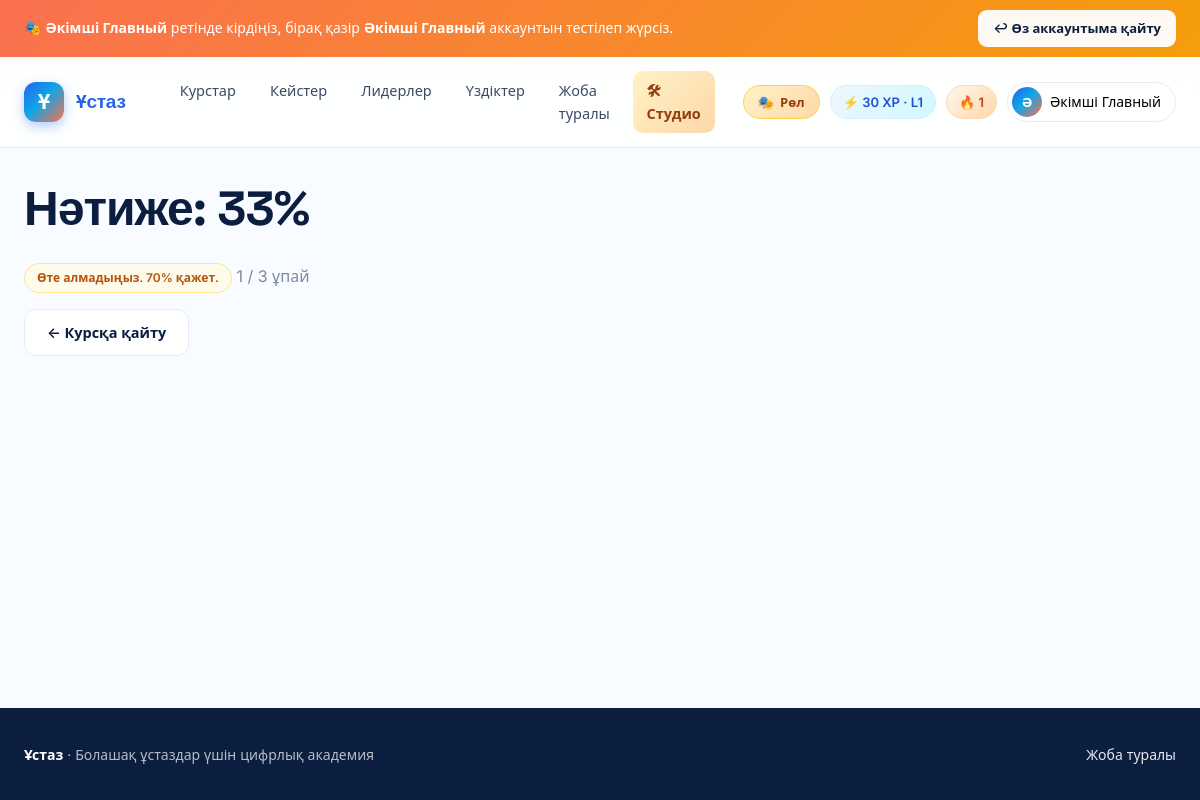
The page /assessments/attempt/3/result/ (signed in) on the database its author committed.
### accounts/models.py (models this page shows, shortened)
class User(AbstractUser):
    class Role(models.TextChoices):
        STUDENT = "student", "Студент"
        METHODIST = "methodist", "Методист"
        ADMIN = "admin", "Әкімші"
    email = models.EmailField(blank=True)
    role = models.CharField(max_length=16, choices=Role.choices, default=Role.STUDENT)
    avatar = models.ImageField(upload_to="avatars/", blank=True, null=True)
    bio = models.TextField(blank=True)
    university = models.ForeignKey(
        University, on_delete=models.SET_NULL, null=True, blank=True, related_name="students"
    )
    region = models.ForeignKey(
        Region, on_delete=models.SET_NULL, null=True, blank=True, related_name="users"
    )
    specialty = models.ForeignKey(
        Specialty, on_delete=models.SET_NULL, null=True, blank=True, related_name="users"
    )
    year_of_study = models.PositiveSmallIntegerField(null=True, blank=True)
    locale = models.CharField(max_length=8, default="kk")
    is_profile_public = models.BooleanField(default=True)
    last_seen = models.DateTimeField(null=True, blank=True)
    REQUIRED_FIELDS = []
    @property
    def display_name(self):
        return self.get_full_name() or self.username

### gamification/models.py (models this page shows, shortened)
class Profile(models.Model):
    user = models.OneToOneField(
        settings.AUTH_USER_MODEL, on_delete=models.CASCADE, related_name="gprofile"
    )
    xp = models.PositiveIntegerField(default=0)
    level = models.PositiveSmallIntegerField(default=1)
    weekly_xp = models.PositiveIntegerField(default=0)
    monthly_xp = models.PositiveIntegerField(default=0)
    last_week_reset = models.DateField(null=True, blank=True)
    last_month_reset = models.DateField(null=True, blank=True)

class Streak(models.Model):
    user = models.OneToOneField(
        settings.AUTH_USER_MODEL, on_delete=models.CASCADE, related_name="streak"
    )
    current = models.PositiveIntegerField(default=0)
    longest = models.PositiveIntegerField(default=0)
    last_activity_date = models.DateField(null=True, blank=True)
    freezes_available = models.PositiveSmallIntegerField(default=2)
    freezes_used_month = models.PositiveSmallIntegerField(default=0)
    month_marker = models.DateField(null=True, blank=True)

### assessments/models.py (models this page shows, shortened)
class Attempt(models.Model):
    class Status(models.TextChoices):
        IN_PROGRESS = "in_progress", "Жүруде"
        SUBMITTED = "submitted", "Тапсырылды"
        EXPIRED = "expired", "Уақыты бітті"
    quiz = models.ForeignKey(Quiz, on_delete=models.CASCADE, related_name="attempts")
    user = models.ForeignKey(
        settings.AUTH_USER_MODEL, on_delete=models.CASCADE, related_name="attempts"
    )
    started_at = models.DateTimeField(auto_now_add=True)
    submitted_at = models.DateTimeField(null=True, blank=True)
    status = models.CharField(max_length=16, choices=Status.choices, default=Status.IN_PROGRESS)
    score_pct = models.PositiveSmallIntegerField(default=0)
    points_earned = models.PositiveIntegerField(default=0)
    points_max = models.PositiveIntegerField(default=0)
    questions_snapshot = models.JSONField(default=list, blank=True)
    answers = models.JSONField(default=dict, blank=True)
    results = models.JSONField(default=dict, blank=True)
    class Meta:
        ordering = ["-started_at"]
    @property
    def is_passed(self):
        return self.status == self.Status.SUBMITTED and self.score_pct >= self.quiz.pass_pct

class Quiz(models.Model):
    class Kind(models.TextChoices):
        MODULE = "module", "Модуль тесті"
        FINAL = "final", "Финалдық емтихан"
    course = models.ForeignKey(Course, on_delete=models.CASCADE, related_name="quizzes")
    module = models.OneToOneField(
        Module, on_delete=models.CASCADE, null=True, blank=True, related_name="quiz"
    )
    kind = models.CharField(max_length=16, choices=Kind.choices, default=Kind.MODULE)
    title = models.CharField(max_length=255)
    description = models.TextField(blank=True)
    time_limit_minutes = models.PositiveIntegerField(default=0, help_text="0 = шектеусіз")
    pass_pct = models.PositiveSmallIntegerField(default=70)
    cooldown_minutes = models.PositiveIntegerField(default=30)
    question_count_override = models.PositiveIntegerField(
        default=0, help_text="0 = барлық сұрақтар; әйтпесе кездейсоқ N таңдалады"
    )
    is_published = models.BooleanField(default=True)
    class Meta:
        ordering = ["course", "kind"]
        verbose_name_plural = "Quizzes"

### assessments/views.py (the view)
# urls.py: path("attempt/<int:attempt_id>/result/", views.attempt_result, name="attempt_result"),
@login_required
def attempt_result(request, attempt_id):
    attempt = get_object_or_404(Attempt, pk=attempt_id, user=request.user)
    from .models import Question
    questions = {
        q.id: q for q in Question.objects.filter(id__in=attempt.questions_snapshot)
        .prefetch_related("choices")
    }
    ordered = [questions[qid] for qid in attempt.questions_snapshot if qid in questions]
    return render(
        request,
        "assessments/attempt_result.html",
        {"attempt": attempt, "questions": ordered},
    )

### courses/models.py (called while the page is built)
    def get_absolute_url(self):
        return reverse("courses:detail", args=[self.slug])

### templates/assessments/attempt_result.html (shortened to what this page needs)
{% extends "base.html" %}
{% load ustaz_tags %}
{% block content %}
<div class="container">
  <h1>Нәтиже: {{ attempt.score_pct }}%</h1>
  <p>
    {% if attempt.is_passed %}
      <span class="pill pill-success">✓ Өттіңіз ({{ attempt.quiz.pass_pct }}% қажет)</span>
    {% else %}
      <span class="pill pill-warn">Өте алмадыңыз. {{ attempt.quiz.pass_pct }}% қажет.</span>
    {% endif %}
    <span class="muted">{{ attempt.points_earned }} / {{ attempt.points_max }} ұпай</span>
  </p>
  <a class="btn btn-ghost" href="{{ attempt.quiz.course.get_absolute_url }}">← Курсқа қайту</a>
</div>
{% endblock %}

### templates/base.html (shortened to what this page needs)
{% load static humanize %}<!DOCTYPE html>
<html lang="kk">
<head>
<link rel="stylesheet" href="{% static 'css/app.css' %}">
</head>
<body class="bg-cream">
{% if IMPERSONATING %}
<div class="impersonate-bar">
  <div class="container impersonate-inner">
    <span>
      🎭 <strong>{{ IMPERSONATOR.display_name }}</strong> ретінде кірдіңіз,
      бірақ қазір <strong>{{ user.display_name }}</strong> аккаунтын тестілеп жүрсіз.
    </span>
    <a class="btn btn-sm btn-ghost" href="{% url 'accounts:exit_become' %}">↩ Өз аккаунтыма қайту</a>
  </div>
</div>
{% endif %}
<header class="topbar" x-data="{mobileOpen: false}">
  <div class="container topbar-inner">
    <a href="{% url 'core:landing' %}" class="brand">
      <span class="brand-mark">Ұ</span>
      <span class="brand-name">{{ PLATFORM_NAME }}</span>
    </a>
    <nav class="nav" :class="{'is-open': mobileOpen}" @click="mobileOpen = false">
      <a href="{% url 'courses:catalog' %}">Курстар</a>
      <a href="{% url 'assessments:cases' %}">Кейстер</a>
      <a href="{% url 'gamification:leaderboard' %}">Лидерлер</a>
      <a href="{% url 'social:best_solutions' %}">Үздіктер</a>
      <a href="{% url 'core:about' %}">Жоба туралы</a>
      {% if user.is_staff %}<a href="{% url 'courses:studio_dashboard' %}" class="nav-studio">🛠 Студио</a>{% endif %}
    </nav>
    <div class="nav-right">
      {% if ROLE_SWITCHER_USERS %}
        <div class="usermenu" x-data="{open:false}">
          <button class="role-switcher-btn" @click="open=!open" title="Тестілеу үшін рөл ауыстыру">
            🎭 <span class="role-switcher-label">Рөл</span>
          </button>
        </div>
      {% endif %}
      {% if user.is_authenticated %}
        {% if user.gprofile %}<span class="xp-pill">⚡ {{ user.gprofile.xp|intcomma }} XP · L{{ user.gprofile.level }}</span>{% endif %}
        {% if user.streak %}<span class="streak-pill">🔥 {{ user.streak.current }}</span>{% endif %}
        <div class="usermenu" x-data="{open:false}">
          <button class="usermenu-btn" @click="open=!open">
            {% if user.avatar %}<img src="{{ user.avatar.url }}" alt="">{% else %}<span class="avatar-fallback">{{ user.display_name|slice:":1"|upper }}</span>{% endif %}
            <span>{{ user.display_name }}</span>
          </button>
        </div>
      {% else %}
        <a class="btn btn-ghost" href="{% url 'accounts:login' %}">Кіру</a>
        <a class="btn btn-primary" href="{% url 'accounts:signup' %}">Тіркелу</a>
      {% endif %}
    </div>
  </div>
</header>
<main class="main">
  {% block content %}{% endblock %}
</main>
<footer class="footer">
  <div class="container footer-inner">
    <div>
      <strong>{{ PLATFORM_NAME }}</strong> · {{ PLATFORM_TAGLINE }}
    </div>
    <div>
      <a href="{% url 'core:about' %}">Жоба туралы</a>
    </div>
  </div>
</footer>
</body>
</html>

### rows shown on the page
User: display_name "Әкімші Главный", gprofile.xp "30", gprofile.level "1", streak.current "1", display_name "Ә"
Attempt: score_pct "33", quiz.pass_pct "70", points_earned "1", points_max "3"

### other values the page prints
{{ PLATFORM_NAME }} "Ұстаз"
{{ PLATFORM_TAGLINE }} "Болашақ ұстаздар үшін цифрлық академия"
